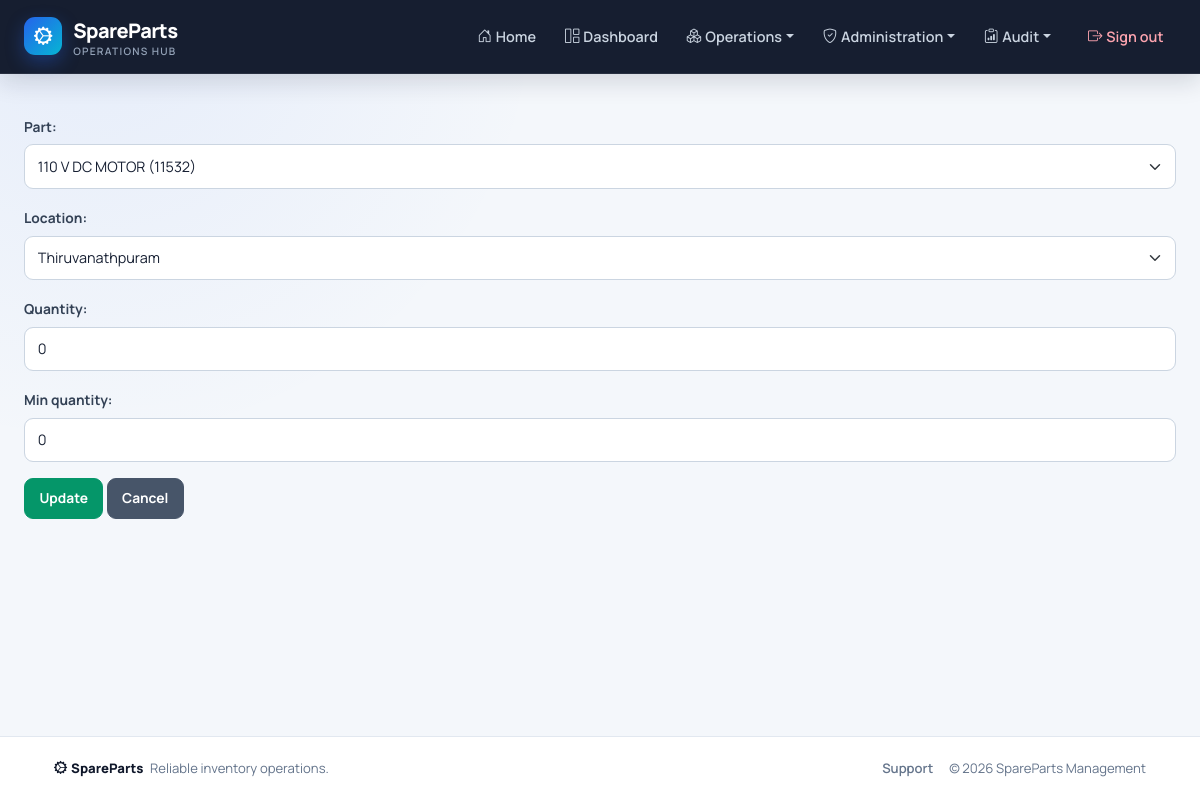
The app's page /inventory/items/edit/2/ (signed in) with its own data.
### inventory/models.py (models this page shows, shortened)
class InventoryItem(models.Model):
    part = models.ForeignKey(Part, on_delete=models.CASCADE)
    location = models.ForeignKey(Location, on_delete=models.CASCADE)
    quantity = models.PositiveIntegerField(default=0)
    min_quantity = models.PositiveIntegerField(default=0)  # Reorder threshold
    class Meta:
        unique_together = ('part', 'location')

### inventory/views.py (the view)
# urls.py: path('items/edit/<int:pk>/', InventoryItemUpdateView.as_view(), name='inventoryitem_edit'),
class InventoryItemUpdateView(LoginRequiredMixin, RoleRequiredMixin, UpdateView):
    model = InventoryItem
    form_class = InventoryItemForm
    template_name = 'inventoryitem_form.html'
    success_url = reverse_lazy('inventory:inventoryitem_list')
    allowed_roles = ['inventory_manager']

### inventory/forms.py
class InventoryItemForm(forms.ModelForm):
    class Meta:
        model = InventoryItem
        fields = ['part', 'location', 'quantity', 'min_quantity']
        widgets = {
            'part': forms.Select(attrs={'class': 'form-select'}),
            'location': forms.Select(attrs={'class': 'form-select'}),
            'quantity': forms.NumberInput(attrs={'class': 'form-control'}),
            'min_quantity': forms.NumberInput(attrs={'class': 'form-control'}),
        }

### core/models.py (called while the page is built)
    def has_access(self, code):
        if not self.is_authenticated or not self.is_active:
            return False
        if self.is_superuser:
            return True
        return self.get_effective_access_permissions().filter(code=code).exists()

### core/templatetags/rbac.py (called while the page is built)
@register.filter
def has_access(user, code):
    return bool(getattr(user, 'has_access', lambda unused: False)(code))

### inventory/models.py (called while the page is built)
    def __str__(self):
        return self.name

### parts/mixins.py (called while the page is built)
    def get_permission_required(self):
        if self.permission_required:
            return self.permission_required
        model_name = self.model._meta.model_name
        module = self.permission_modules.get(model_name, model_name)
        action = 'view' if self.__class__.__name__.endswith(('ListView', 'DetailView')) else 'manage'
        return f'{module}.{action}'

    def dispatch(self, request, *args, **kwargs):
        if self.get_permission_required() == 'users.manage' and not request.user.is_superuser:
            raise PermissionDenied("Only a super admin can manage users and permissions.")
        if request.user.is_authenticated and request.user.has_access(self.get_permission_required()):
            return super().dispatch(request, *args, **kwargs)
        raise PermissionDenied("You do not have permission to access this page.")

### parts/models.py (called while the page is built)
    def __str__(self):
        return f"{self.name} ({self.part_number})"

### templates/inventoryitem_form.html (shortened to what this page needs)
{% extends 'base.html' %}
{% block content %}
<form method="post">
    {{ form.as_p }}
    <button type="submit" class="btn btn-success">
        {% if view.object %}Update{% else %}Add{% endif %}
    </button>
    <a href="{% url 'inventory:inventoryitem_list' %}" class="btn btn-secondary">Cancel</a>
</form>
{% endblock %}

### templates/base.html (style rules this page uses)
:root { --sp-navy: #0f172a; --sp-navy-soft: #1e293b; --sp-primary: #2563eb; --sp-primary-dark: #1d4ed8; --sp-cyan: #06b6d4; --sp-surface: #ffffff; --sp-bg: #f4f7fb; --sp-border: #e2e8f0; --sp-muted: #64748b; --sp-text: #172033; --sp-radius: 14px; --sp-shadow: 0 10px 30px rgba(15, 23, 42, .07); }
* { box-sizing: border-box; }
html { scroll-behavior: smooth; }
body { min-height: 100vh; display: flex; flex-direction: column; margin: 0; color: var(--sp-text); background: radial-gradient(circle at 8% 0%, rgba(37, 99, 235, .07), transparent 28rem), var(--sp-bg); font-family: "Manrope", system-ui, -apple-system, "Segoe UI", sans-serif; -webkit-font-smoothing: antialiased; }
a { text-underline-offset: 3px; }
.form-label, form p > label { margin-bottom: .45rem; color: #334155; font-size: .86rem; font-weight: 700; }
form p { margin-bottom: 1rem; }
.form-control, .form-select, form p input:not([type="checkbox"]):not([type="radio"]), form p select, form p textarea { width: 100%; min-height: 44px; padding: .65rem .8rem; border: 1px solid #cbd5e1; border-radius: 9px; background-color: #fff; color: var(--sp-text); font: inherit; font-size: .9rem; transition: border-color .18s ease, box-shadow .18s ease; }
.btn { min-height: 40px; display: inline-flex; align-items: center; justify-content: center; gap: .35rem; padding: .55rem .9rem; border-radius: 9px; font-size: .86rem; font-weight: 700; box-shadow: none !important; transition: transform .16s ease, background .16s ease, border-color .16s ease; }
.btn-success { background: #059669; border-color: #059669; }
.btn-secondary { background: #475569; border-color: #475569; }

### records on screen
InventoryItem: part "110 V DC MOTOR (11532)", location "Thiruvanathpuram", quantity "0", min_quantity "0"
